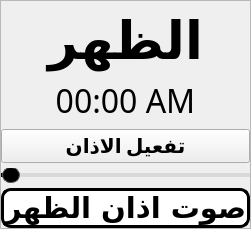
                       <widget class="QFrame" name="frame_29">
                        <property name="sizePolicy">
                         <sizepolicy hsizetype="Expanding" vsizetype="Expanding">
                          <horstretch>0</horstretch>
                          <verstretch>0</verstretch>
                         </sizepolicy>
                        </property>
                        <property name="minimumSize">
                         <size>
                          <width>0</width>
                          <height>0</height>
                         </size>
                        </property>
                        <property name="frameShape">
                         <enum>QFrame::StyledPanel</enum>
                        </property>
                        <property name="frameShadow">
                         <enum>QFrame::Raised</enum>
                        </property>
                        <layout class="QVBoxLayout" name="verticalLayout_37">
                         <property name="spacing">
                          <number>5</number>
                         </property>
                         <property name="leftMargin">
                          <number>0</number>
                         </property>
                         <property name="topMargin">
                          <number>0</number>
                         </property>
                         <property name="rightMargin">
                          <number>0</number>
                         </property>
                         <property name="bottomMargin">
                          <number>0</number>
                         </property>
                         <item>
                          <widget class="QWidget" name="dohorWidget" native="true">
                           <property name="sizePolicy">
                            <sizepolicy hsizetype="Expanding" vsizetype="Expanding">
                             <horstretch>0</horstretch>
                             <verstretch>0</verstretch>
                            </sizepolicy>
                           </property>
                           <property name="minimumSize">
                            <size>
                             <width>0</width>
                             <height>0</height>
                            </size>
                           </property>
                           <property name="maximumSize">
                            <size>
                             <width>250</width>
                             <height>200</height>
                            </size>
                           </property>
                           <layout class="QVBoxLayout" name="verticalLayout_6">
                            <property name="leftMargin">
                             <number>0</number>
                            </property>
                            <property name="rightMargin">
                             <number>0</number>
                            </property>
                            <property name="bottomMargin">
                             <number>0</number>
                            </property>
                            <item>
                             <widget class="QLabel" name="dohor_label">
                              <property name="sizePolicy">
                               <sizepolicy hsizetype="Preferred" vsizetype="Preferred">
                                <horstretch>0</horstretch>
                                <verstretch>0</verstretch>
                               </sizepolicy>
                              </property>
                              <property name="font">
                               <font>
                                <family>Microsoft Uighur</family>
                                <pointsize>39</pointsize>
                                <weight>75</weight>
                                <bold>true</bold>
                               </font>
                              </property>
                              <property name="styleSheet">
                               <string notr="true">color:black;</string>
                              </property>
                              <property name="text">
                               <string>الظهر</string>
                              </property>
                              <property name="alignment">
                               <set>Qt::AlignCenter</set>
                              </property>
                             </widget>
                            </item>
                            <item>
                             <widget class="QLabel" name="dohor_adan_time">
                              <property name="font">
                               <font>
                                <family>Bahnschrift</family>
                                <pointsize>24</pointsize>
                               </font>
                              </property>
                              <property name="styleSheet">
                               <string notr="true">color:black;</string>
                              </property>
                              <property name="text">
                               <string>00:00 AM</string>
                              </property>
                              <property name="alignment">
                               <set>Qt::AlignCenter</set>
                              </property>
                             </widget>
                            </item>
                            <item>
                             <widget class="QPushButton" name="dohor_activate_button">
                              <property name="sizePolicy">
                               <sizepolicy hsizetype="Preferred" vsizetype="Maximum">
                                <horstretch>0</horstretch>
                                <verstretch>0</verstretch>
                               </sizepolicy>
                              </property>
                              <property name="font">
                               <font>
                                <family>Calibri</family>
                                <pointsize>15</pointsize>
                                <weight>75</weight>
                                <bold>true</bold>
                               </font>
                              </property>
                              <property name="styleSheet">
                               <string notr="true"/>
                              </property>
                              <property name="text">
                               <string>تفعيل الاذان</string>
                              </property>
                              <property name="checkable">
                               <bool>true</bool>
                              </property>
                              <property name="autoDefault">
                               <bool>false</bool>
                              </property>
                              <property name="default">
                               <bool>false</bool>
                              </property>
                              <property name="flat">
                               <bool>false</bool>
                              </property>
                             </widget>
                            </item>
                           </layout>
                          </widget>
                         </item>
                         <item>
                          <widget class="QSlider" name="dohor_volume_slider">
                           <property name="sizePolicy">
                            <sizepolicy hsizetype="Expanding" vsizetype="Minimum">
                             <horstretch>0</horstretch>
                             <verstretch>0</verstretch>
                            </sizepolicy>
                           </property>
                           <property name="styleSheet">
                            <string notr="true">
QSlider::groove:horizontal {
    border: 1px solid #999999;
    height: 2px; /* Set the line thickness */
    background: #d9d9d9;
    margin: 0px 0;
}

QSlider::handle:horizontal {
    background: black;
    border: 1px solid #5c5c5c;
    width: 16px;
    height: 16px;
    margin: -7px 0; /* Adjusted to vertically center the handle on the thinner groove */
    border-radius: 8px; /* Circular handle */
}

QSlider::add-page:horizontal {
    background: #d9d9d9;
}

QSlider::sub-page:horizontal {
    background: black;
}
</string>
                           </property>
                           <property name="orientation">
                            <enum>Qt::Horizontal</enum>
                           </property>
                          </widget>
                         </item>
                         <item>
                          <widget class="QPushButton" name="dohorSoundButton">
                           <property name="sizePolicy">
                            <sizepolicy hsizetype="Expanding" vsizetype="Fixed">
                             <horstretch>0</horstretch>
                             <verstretch>0</verstretch>
                            </sizepolicy>
                           </property>
                           <property name="font">
                            <font>
                             <family>Microsoft Uighur</family>
                             <pointsize>22</pointsize>
                             <weight>75</weight>
                             <bold>true</bold>
                            </font>
                           </property>
                           <property name="styleSheet">
                            <string notr="true">QPushButton{
border-radius: 10px;
color: black;
border: 3px solid black;
background-color: rgb(255,255,255);
}

QPushButton:hover{
background-color: rgb(53, 53, 53);
color:white;
}

</string>
                           </property>
                           <property name="text">
                            <string>صوت اذان الظهر</string>
                           </property>
                          </widget>
                         </item>
                        </layout>
                       </widget>
